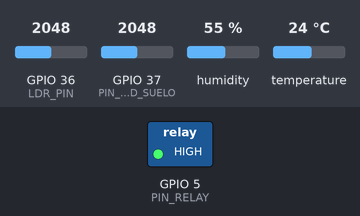
This sketch was run on a simulated ESP32. Shown: switched loads named in the sketch (green lamp = pin HIGH). The test bench sets the inputs (shaded band); at power-on: GPIO 37 (PIN_HUMEDAD_SUELO) = 2048, GPIO 36 (LDR_PIN) = 2048, humidity 55 %, temperature 24 °C. WiFi joins after 1.5 s; servers stay silent unless stated; EEPROM starts erased; no MQTT or app messages arrive unless stated; what the sketch prints to the serial monitor is not drawn.

Above: at 2.7 s.
2.8 s: GPIO 37 (PIN_HUMEDAD_SUELO) set to 3109
11.5 s: GPIO 37 (PIN_HUMEDAD_SUELO) set to 3222
At 20.3 s:
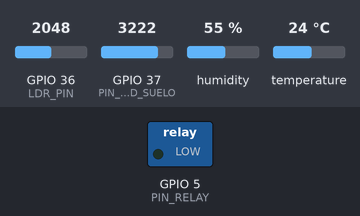
Timing chart, 0 to 21.8 s (numbered marks = the images above; inputs shaded):
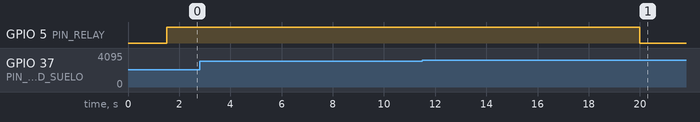

The sketch:

pruba_martes.ino
```cpp
#include <WiFiManager.h>
#include <PubSubClient.h>
#include <DHT.h>
#include <Preferences.h>

// Definición de pines
#define DHTPIN 4          // DHT22 en pin digital 4
#define DHTTYPE DHT22
#define PIN_HUMEDAD_SUELO A1  // YL-69 en pin analógico A1
#define LDR_PIN A0        // Fotoresistor en pin analógico A0
#define PIN_SONIDO A2     // Sensor de sonido en pin analógico A2
#define PIN_RELAY 5
#define UMBRAL_HUMEDAD_MOTOR 30

DHT dht(DHTPIN, DHTTYPE);

int valorSeco = 4095;    // Valor ALTO cuando está SECO
int valorHumedo = 1000;  // Valor BAJO cuando está HÚMEDO

// Configuración MQTT
const char* mqtt_server = "broker.hivemq.com";
const int mqtt_port = 1883;
const char* mqtt_topic_temp = "karensensors/dht22/temperature";
const char* mqtt_topic_hum = "karensensors/dht22/humidity";
const char* mqtt_topic_ldr = "karensensors/dht22/luminosity";
const char* mqtt_topic_suelo = "karensensors/suelo/humedad";
const char* mqtt_topic_sonido = "karensensors/sonido";
const char* mqtt_topic_calib = "karensensors/suelo/calibracion";
const char* mqtt_topic_relay = "karensensors/relay/estado";

WiFiClient espClient;
PubSubClient client(espClient);

const long interval = 10000; // Intervalo de 10 segundos
unsigned long previousMillis = 0;
bool modoCalibracion = false;
bool mqttConnected = false;

void setup() {
  Serial.begin(115200);

  Preferences prefs;
  prefs.begin("reset_counter", false);

  unsigned int resetCount = prefs.getUInt("reset_count", 0);
  unsigned long lastResetTime = prefs.getULong("last_reset", 0);
  unsigned long currentTime = millis();

  if (currentTime - lastResetTime < 5000) {
    resetCount++;
  } else {
    resetCount = 1;
  }

  prefs.putUInt("reset_count", resetCount);
  prefs.putULong("last_reset", currentTime);

  WiFiManager wm;
  wm.setDebugOutput(true);

  if (resetCount >= 3) {
    Serial.println("Tres resets consecutivos detectados - Borrando configuración WiFi");
    wm.resetSettings();
    prefs.putUInt("reset_count", 0);
    Serial.println("Configuración WiFi borrada. Reiniciando...");
    delay(1000);
    ESP.restart();
  }

  prefs.end();

  wm.setConfigPortalTimeout(180);

  bool res = wm.autoConnect("GRUPO1", "12345678");
  if (!res) {
    Serial.println("Fallo en conexión. Reiniciando...");
    delay(3000);
    ESP.restart();
  } else {
    Serial.println("✅ WiFi conectado!");
    Serial.print("IP: ");
    Serial.println(WiFi.localIP());
  }

  dht.begin();
  pinMode(LDR_PIN, INPUT);
  pinMode(PIN_HUMEDAD_SUELO, INPUT);
  pinMode(PIN_SONIDO, INPUT);
  pinMode(PIN_RELAY, OUTPUT);
  digitalWrite(PIN_RELAY, HIGH); // Relé apagado (HIGH = apagado para SRD-05VDC-SL-C)

  client.setServer(mqtt_server, mqtt_port);
  client.setBufferSize(512);
  client.setCallback(mqttCallback);

  connectToMQTT();
}

void loop() {
  if (!client.connected() && !mqttConnected) {
    reconnect();
  }
  client.loop();

  if (millis() - previousMillis >= interval) {
    previousMillis = millis();

    if (modoCalibracion) {
      ejecutarCalibracion();
    } else {
      publishSensorData();
    }
  }
}

void mqttCallback(char* topic, byte* payload, unsigned int length) {
  Serial.print("Mensaje MQTT recibido [");
  Serial.print(topic);
  Serial.print("]: ");

  String mensaje = "";
  for (int i = 0; i < length; i++) {
    mensaje += (char)payload[i];
  }
  Serial.println(mensaje);

  if (String(topic) == mqtt_topic_calib) {
    if (mensaje == "iniciar") {
      modoCalibracion = true;
      Serial.println("Modo calibración ACTIVADO");
    } else if (mensaje == "detener") {
      modoCalibracion = false;
      Serial.println("Modo calibración DESACTIVADO");
    } else if (mensaje == "seco") {
      valorSeco = analogRead(PIN_HUMEDAD_SUELO);
      Serial.print("Valor SECO establecido: ");
      Serial.println(valorSeco);
    } else if (mensaje == "humedo") {
      valorHumedo = analogRead(PIN_HUMEDAD_SUELO);
      Serial.print("Valor HÚMEDO establecido: ");
      Serial.println(valorHumedo);
    } else if (mensaje == "reset_wifi") {
      Serial.println("Comando recibido - Borrando configuración WiFi");
      WiFiManager wm;
      wm.resetSettings();
      Serial.println("Configuración WiFi borrada. Reiniciando...");
      delay(1000);
      ESP.restart();
    }
  }
}

void ejecutarCalibracion() {
  int lecturaSuelo = analogRead(PIN_HUMEDAD_SUELO);

  Serial.println("====== MODO CALIBRACIÓN ======");
  Serial.print("Valor RAW: ");
  Serial.println(lecturaSuelo);
  Serial.print("Valor seco actual: ");
  Serial.println(valorSeco);
  Serial.print("Valor húmedo actual: ");
  Serial.println(valorHumedo);
  Serial.println("Envíe comandos por MQTT para calibrar:");
  Serial.println("  - 'seco' para establecer valor actual como SECO");
  Serial.println("  - 'humedo' para establecer valor actual como HÚMEDO");
  Serial.println("==============================");

  char rawStr[8];
  itoa(lecturaSuelo, rawStr, 10);
  client.publish(mqtt_topic_calib, rawStr);
}

void connectToMQTT() {
  String clientId = "ESP32Client-" + WiFi.macAddress();
  if (client.connect(clientId.c_str())) {
    Serial.println("✅ MQTT conectado");
    client.subscribe(mqtt_topic_calib);
    mqttConnected = true;
  } else {
    Serial.print("❌ Error MQTT: ");
    Serial.println(client.state());
    mqttConnected = false;
  }
}

void publishSensorData() {
  // Leer sensores analógicos primero
  int ldrValue = analogRead(LDR_PIN);
  int lecturaSuelo = analogRead(PIN_HUMEDAD_SUELO);
  // int sonido = analogRead(PIN_SONIDO); // Comentado: sensor desconectado

  // Control del relé (antes de leer DHT22 para evitar interferencias)
  int humedadSuelo = map(lecturaSuelo, valorSeco, valorHumedo, 0, 100);
  humedadSuelo = constrain(humedadSuelo, 0, 100);

  static bool relayState = false;
  bool newState = humedadSuelo < UMBRAL_HUMEDAD_MOTOR; // Suelo seco → Relé ON
  if (newState != relayState) {
    if (newState) {
      digitalWrite(PIN_RELAY, LOW); // Encender motor (suelo seco)
      Serial.println("Motor ENCENDIDO (Suelo seco, necesita riego)");
      client.publish(mqtt_topic_relay, "ON");
    } else {
      digitalWrite(PIN_RELAY, HIGH); // Apagar motor (suelo húmedo)
      Serial.println("Motor APAGADO (Suelo húmedo, no necesita riego)");
      client.publish(mqtt_topic_relay, "OFF");
    }
    relayState = newState;
    delay(2000); // Retardo para estabilizar tras cambio del relé
  }

  // Leer DHT22 después del relé
  float temperature = dht.readTemperature();
  float humidity = dht.readHumidity();

  // Preparar cadenas para publicación
  char tempStr[8], humStr[8], ldrStr[8], sueloStr[8], sonidoStr[8];

  // Validar DHT22
  if (isnan(temperature) || isnan(humidity)) {
    Serial.println("ADVERTENCIA: Error leyendo DHT22 - Enviando N/A");
    strcpy(tempStr, "N/A");
    strcpy(humStr, "N/A");
  } else {
    dtostrf(temperature, 4, 1, tempStr);
    dtostrf(humidity, 4, 1, humStr);
  }

  // Validar LDR (tratar 4095 como válido)
  if (ldrValue <= 10) {
    Serial.println("ALERTA: Fotoresistor en 0 - Posible cortocircuito! Enviando N/A");
    strcpy(ldrStr, "N/A");
  } else {
    itoa(ldrValue, ldrStr, 10); // Enviar valor incluso si es 4095
    if (ldrValue >= 4090) {
      Serial.println("NOTA: Fotoresistor en 4095 - Luz intensa detectada");
    }
  }

  // Validar YL-69
  if (lecturaSuelo <= 10) {
    Serial.println("ALERTA: Sensor de suelo en 0 - Posible cortocircuito! Enviando N/A");
    strcpy(sueloStr, "N/A");
  } else {
    itoa(humedadSuelo, sueloStr, 10);
    if (lecturaSuelo >= 4090) {
      Serial.println("NOTA: Sensor de suelo en 4095 - Suelo seco o desconectado");
    }
  }

  strcpy(sonidoStr, "0"); // Valor dummy para sonido

  // Publicar datos al broker
  Serial.println("Publicando datos al broker...");
  client.publish(mqtt_topic_temp, tempStr);
  client.publish(mqtt_topic_hum, humStr);
  client.publish(mqtt_topic_ldr, ldrStr);
  client.publish(mqtt_topic_suelo, sueloStr);
  client.publish(mqtt_topic_sonido, sonidoStr);

  // Imprimir diagnóstico
  Serial.println("===== DIAGNÓSTICO COMPLETO =====");
  Serial.print("Temperatura: "); Serial.print(tempStr); Serial.println("°C");
  Serial.print("Humedad amb: "); Serial.print(humStr); Serial.println("%");
  Serial.print("Luminosidad: "); Serial.println(ldrStr);
  Serial.print("Humedad suelo: ");
  Serial.print(sueloStr);
  Serial.print("% (RAW: ");
  Serial.print(lecturaSuelo);
  Serial.print(") [Seco: ");
  Serial.print(valorSeco);
  Serial.print(" | Húmedo: ");
  Serial.print(valorHumedo);
  Serial.println("]");
  Serial.print("Sonido: "); Serial.println("Desconectado");
  Serial.print("Relé: "); Serial.println(newState ? "ON (Suelo seco)" : "OFF (Suelo húmedo)");
  Serial.println("================================");
}

void reconnect() {
  Serial.println("🔄 Reconectando a MQTT...");

  int intentos = 0;
  while (!client.connected() && intentos < 5) {
    intentos++;
    connectToMQTT();

    if (!client.connected()) {
      Serial.print("Intento ");
      Serial.print(intentos);
      Serial.println("/5 fallido");
      delay(5000);
    }
  }

  if (!client.connected()) {
    Serial.println("No se pudo conectar a MQTT. Continuando en modo offline...");
    mqttConnected = false;
    float temperature = dht.readTemperature();
    float humidity = dht.readHumidity();
    int ldrValue = analogRead(LDR_PIN);
    int lecturaSuelo = analogRead(PIN_HUMEDAD_SUELO);
    int humedadSuelo = map(lecturaSuelo, valorSeco, valorHumedo, 0, 100);
    humedadSuelo = constrain(humedadSuelo, 0, 100);

    if (humedadSuelo < UMBRAL_HUMEDAD_MOTOR) {
      digitalWrite(PIN_RELAY, LOW); // Encender motor (suelo seco)
      Serial.println("Motor ENCENDIDO (Suelo seco, modo offline)");
    } else {
      digitalWrite(PIN_RELAY, HIGH); // Apagar motor (suelo húmedo)
      Serial.println("Motor APAGADO (Suelo húmedo, modo offline)");
    }
  }
}
```

Measured:
- the behaviour switches between 3166 and 3167 on GPIO 37 (PIN_HUMEDAD_SUELO) (found by bisection; images 0 and 1)
- after the input at 2.8 s, every drawn part: stays the same
- after the input at 11.5 s, GPIO 5 (PIN_RELAY): HIGH → LOW after 8.5 s
